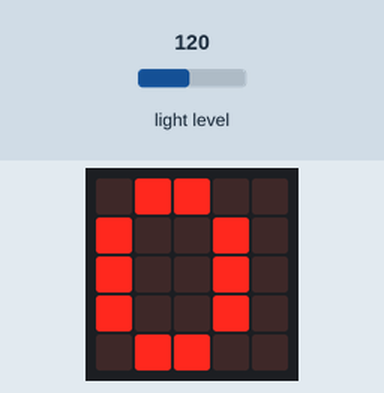
Bench run of a program on a simulated BBC micro:bit (MakeCode). Parts: the board's 5×5 LED display. The test bench sets the inputs (shaded band); at power-on: light level 120.

Above: at 0.1 s.
At 60.8 s:
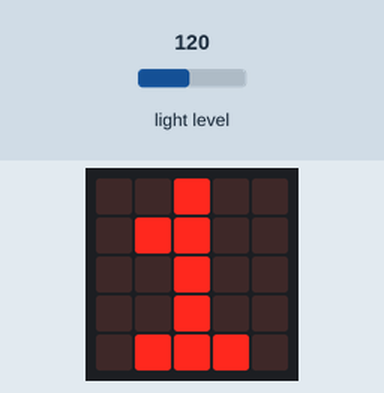
At 121.6 s:
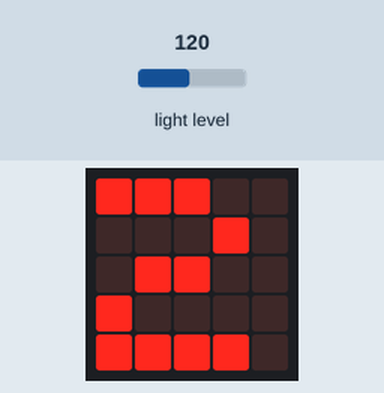

The program:

main.ts
```typescript
let count = 0
basic.showNumber(count)
basic.forever(function () {
    if (input.lightLevel() == 0) {
        count = 0
        basic.showNumber(count)
    }
    if (input.lightLevel() >= 1) {
        count += 1
        basic.pause(60000)
        basic.showNumber(count)
        if (count > 10 && input.lightLevel() >= 1) {
            music.play(music.builtinPlayableSoundEffect(soundExpression.sad), music.PlaybackMode.InBackground)
            music.play(music.builtinPlayableSoundEffect(soundExpression.sad), music.PlaybackMode.InBackground)
            music.play(music.builtinPlayableSoundEffect(soundExpression.sad), music.PlaybackMode.InBackground)
            basic.showIcon(IconNames.No)
        }
    }
})
```

test.ts
```typescript
// テストはここに来ます。このパッケージが拡張機能として使用されるときにはコンパイルされません。
```

Measured:
- what the display in image 1 shows lasts 60.7 s, from 60.8 s to 121.5 s
